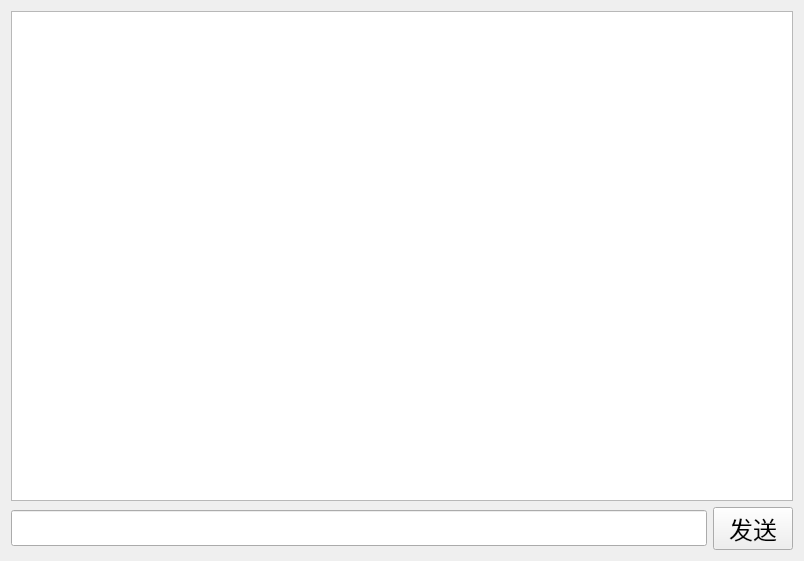
<?xml version="1.0" encoding="UTF-8"?>
<ui version="4.0">
 <class>Chat</class>
 <widget class="QWidget" name="Chat">
  <property name="geometry">
   <rect>
    <x>0</x>
    <y>0</y>
    <width>804</width>
    <height>561</height>
   </rect>
  </property>
  <property name="windowTitle">
   <string>Form</string>
  </property>
  <layout class="QVBoxLayout" name="verticalLayout">
   <item>
    <widget class="QTextEdit" name="textEdit">
     <property name="font">
      <font>
       <family>Arial</family>
       <pointsize>16</pointsize>
      </font>
     </property>
     <property name="readOnly">
      <bool>true</bool>
     </property>
    </widget>
   </item>
   <item>
    <layout class="QHBoxLayout" name="horizontalLayout">
     <item>
      <widget class="QLineEdit" name="input_LE">
       <property name="font">
        <font>
         <family>Arial</family>
         <pointsize>18</pointsize>
        </font>
       </property>
       <property name="text">
        <string/>
       </property>
      </widget>
     </item>
     <item>
      <widget class="QPushButton" name="send_PB">
       <property name="font">
        <font>
         <family>Arial</family>
         <pointsize>18</pointsize>
        </font>
       </property>
       <property name="text">
        <string>发送</string>
       </property>
      </widget>
     </item>
    </layout>
   </item>
  </layout>
 </widget>
 <resources/>
 <connections/>
</ui>
